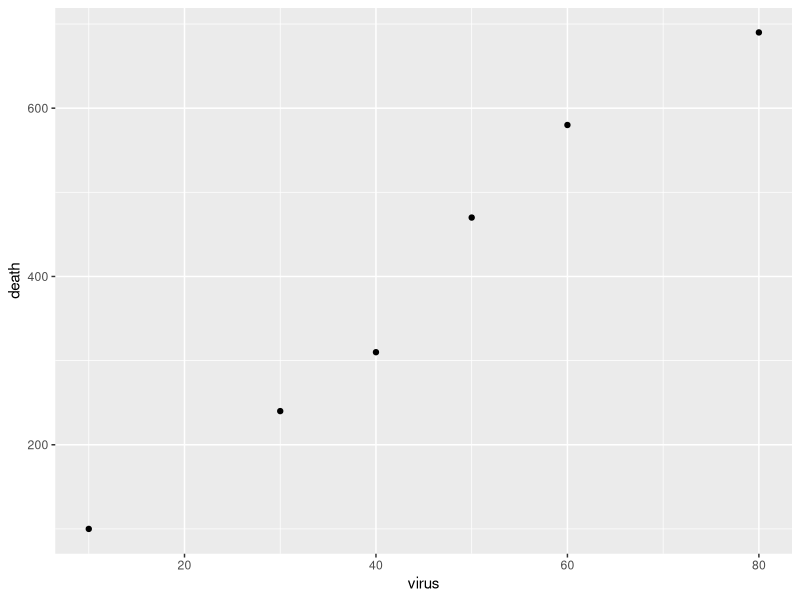
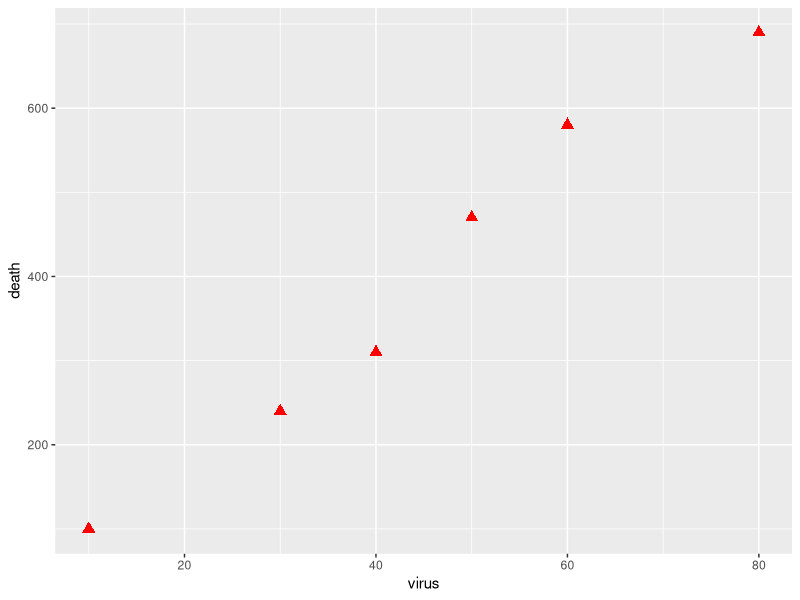
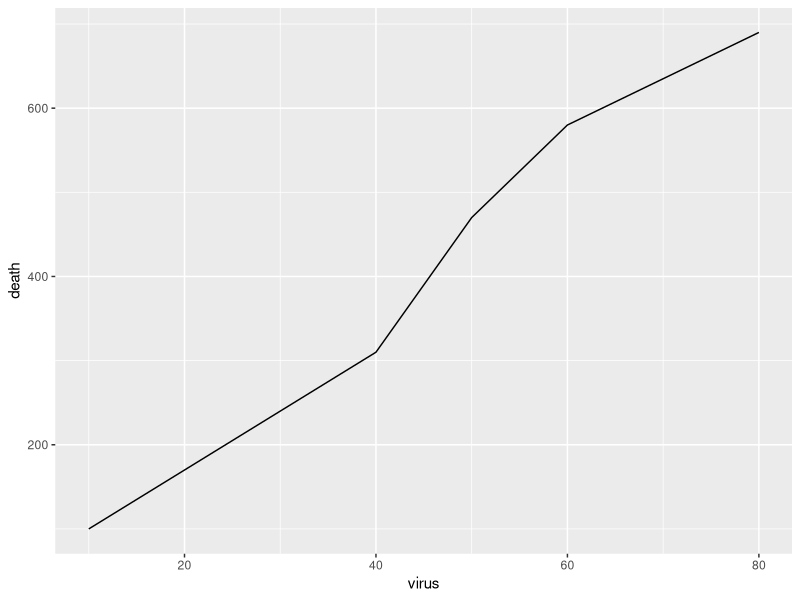
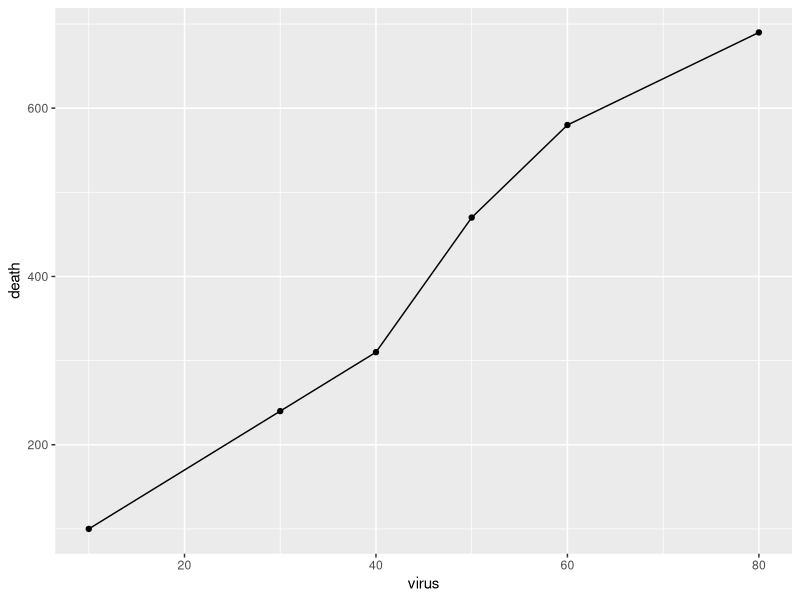
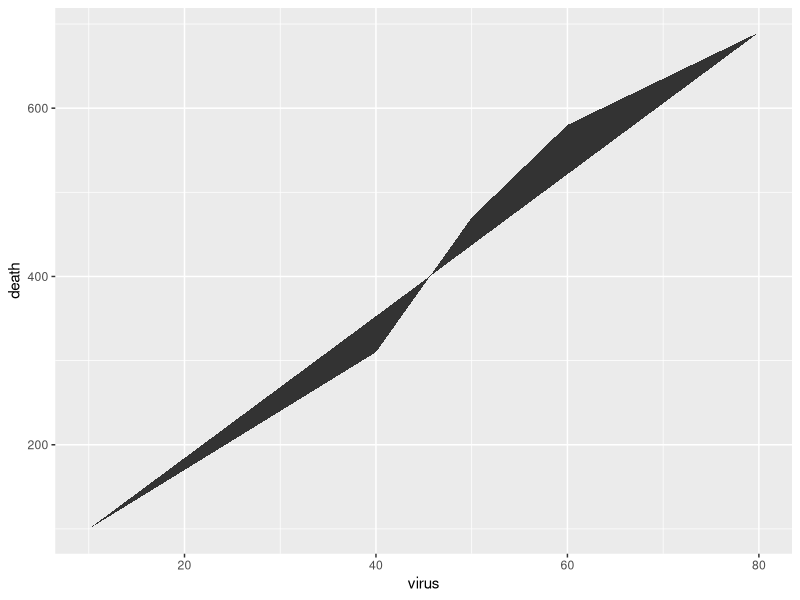

Here is the R script that generated these plots, in order:
#This code is for ggplot2 based graphs

#Use the ggplot2 library:
library(ggplot2)

#Creation of a data frame (table) of ecological variables:

#We create two arrays:
virus <- c(10, 30, 40, 50, 60, 80)
death <- c(100, 240, 310, 470, 580, 690)

#The function to create the data frame:
data.frame(virus, death)

#We can assign the dataframe to an object:
d <- data.frame(virus, death)

#Summary of some objects (result is the univariate statistics of the table):
summary(d)

#To create a new ggplot we use the function ggplot(data, aesthetics(x=, y=)) + geometry we want to use (lines, point, ecc). In this case we use the function geom_point().
ggplot(d, aes(x=virus, y=death)) + geom_point()

#We can add information to geom_point()
ggplot(d, aes(x=virus, y=death)) + geom_point(size=3, col="red", pch=17)

#It is possible to use lines (the function connest observation in increasing order of x):
ggplot(d, aes(x=virus, y=death)) + geom_line()

#It is also possible to join different functions: 
ggplot(d, aes(x=virus, y=death)) + geom_point() + geom_line()

#Or polygons: 
ggplot(d, aes(x=virus, y=death)) + geom_polygon()

# let's use our own data from outside R:
setwd("C:/lab/")
